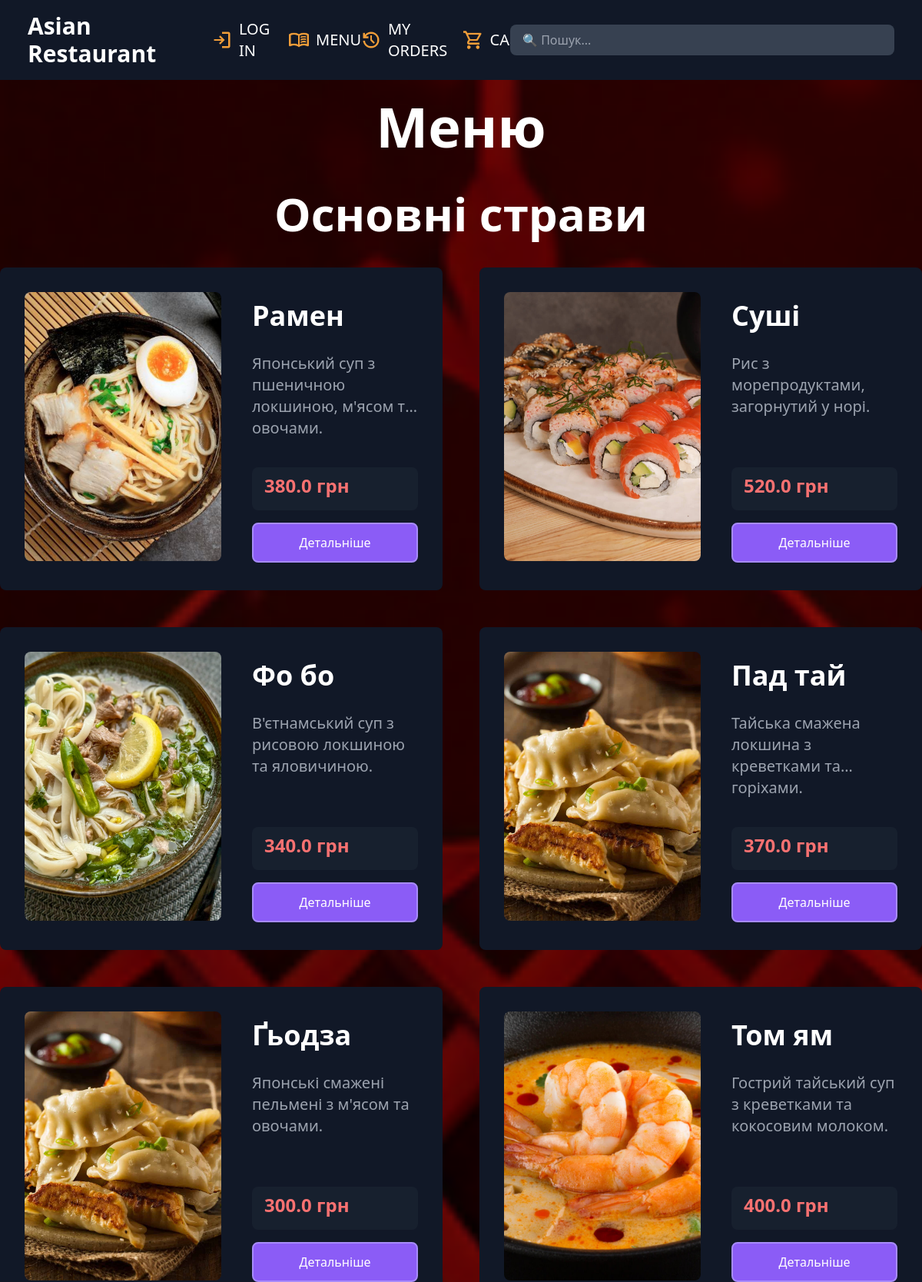
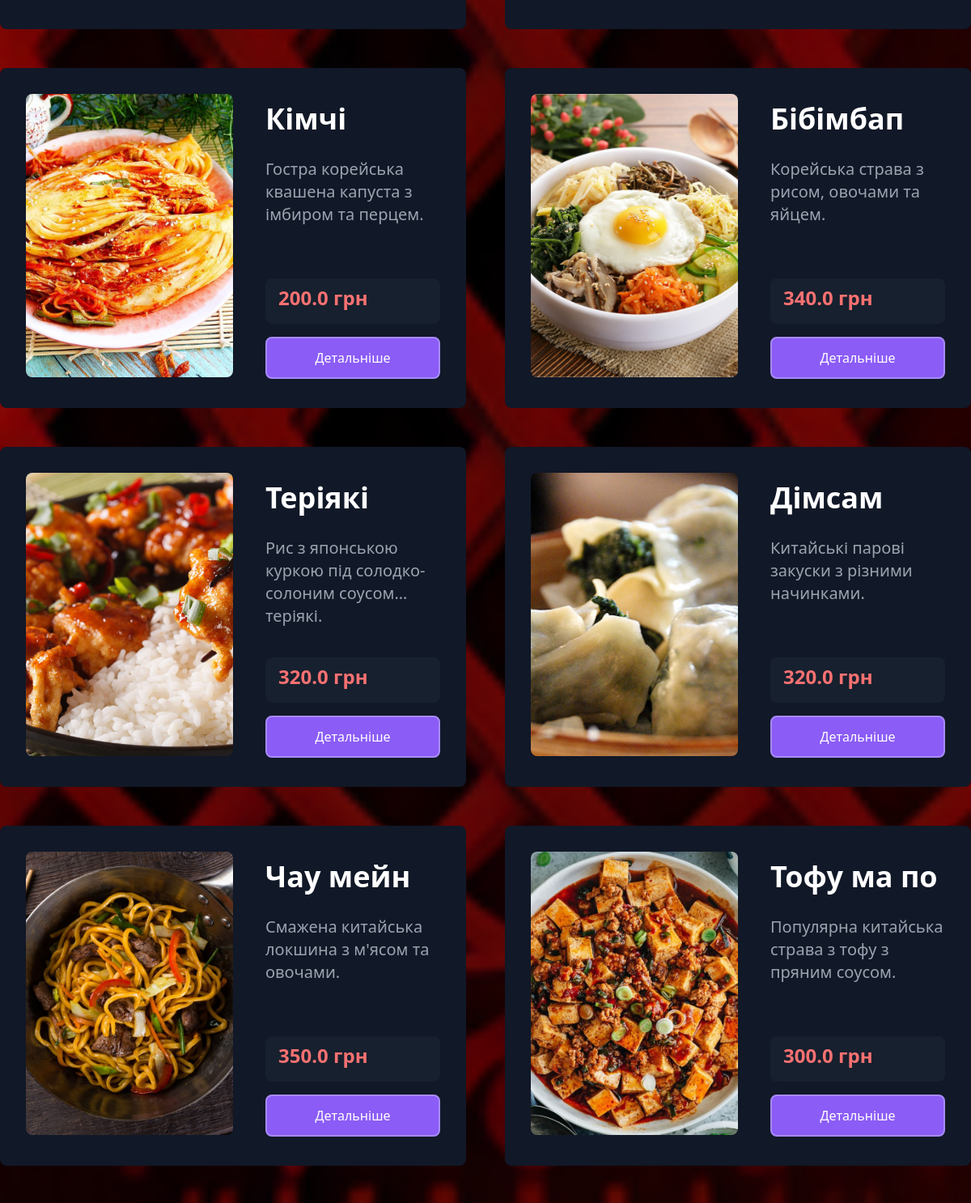
The app's page /menu/ (upper part) with its own data (2 pictures, top to bottom).
### tables this page shows
CREATE TABLE dishes (
    id INTEGER PRIMARY KEY,
    name TEXT NOT NULL,
    image TEXT NOT NULL,
    description TEXT NOT NULL,
    price REAL NOT NULL,
    ingredients TEXT NOT NULL
);

### app.py (the view)
@app.route("/menu/")
def menu():
    conn = get_db_connection()
    dishes = conn.execute('SELECT * FROM dishes').fetchall()
    drinks = conn.execute('SELECT * FROM drinks').fetchall()
    desserts = conn.execute('SELECT * FROM desserts').fetchall()
    conn.close()
    return render_template("menu.html", dishes=dishes, drinks=drinks, desserts=desserts)

### app.py (called while the page is built)
def get_db_connection():
    conn = sqlite3.connect('database.db')
    conn.row_factory = sqlite3.Row
    return conn

### templates/menu.html (shortened to what this page needs)
{% extends 'base.html' %}
{% block content %}
<div class="pb-80">
    <h1 class="text-7xl font-bold text-center mb-12 mt-12">Меню</h1>
        <h2 id="dish" class="text-6xl font-semibold text-center mb-10 mt-10">Основні страви</h2>
            <div class="max-w-7xl mx-auto grid grid-cols-1 lg:grid-cols-2 gap-12">
                {% for dish in dishes %}
                <div class="bg-gray-900 rounded-lg flex items-start p-8 hover:-translate-y-2 transition transform duration-300 h-[420px]">
                    <div class="w-1/2 h-[350px] flex-shrink-0">
                        <img src="{{ dish.image }}" class="w-full h-full object-cover rounded-lg">
                    </div>
                    <div class="ml-10 flex-1 flex flex-col h-full">
                        <h2 class="text-4xl mt-2 mb-2 font-semibold line-clamp-2" style="line-height: 1.3;">{{ dish.name }}</h2>
                        <p class="text-gray-400 mt-4 text-xl overflow-y-auto flex-grow line-clamp-3">{{ dish.description }}</p>
                        <div class="mt-4 inline-block px-4 py-2 bg-gray-800/50 rounded-lg">
                            <p class="text-2xl mb-2 font-bold text-red-400">{{ dish.price }} грн</p>
                        </div>
                        <div class="mt-auto w-full pt-4">
                            <a href="{{ url_for('dish_detail', dish_id=dish.id) }}"
                               class="block w-full mb-1 bg-violet-500 text-white px-6 py-3 rounded-lg transition duration-300 hover:opacity-80 text-center border-2 border-violet-400">
                               Детальніше
                            </a>
                        </div>
                    </div>
                </div>
                {% endfor %}
            </div>
    {% endblock %}

### templates/base.html (shortened to what this page needs)
<!DOCTYPE html>
<html lang="uk">
<head>
    <script src="https://cdn.tailwindcss.com"></script>
    <link rel="stylesheet" href="{{ url_for('static', filename='css/style.css') }}">
</head>
<body class="bg-gray-800 text-white flex flex-col min-h-screen">
    <header class="bg-gray-900 text-white py-4 px-9 flex justify-between items-center fixed top-0 left-0 right-0 z-50">
        <div class="flex items-center gap-10">
            <a href="{{ url_for('home') }}" class="text-3xl font-bold">Asian Restaurant</a>
            <nav>
                <ul class="flex gap-6 items-center">
                    <li>
                        {% if session.get('user_id') %}
                        <a href="{{ url_for('logout') }}" class="flex items-center gap-2 text-xl hover:text-yellow-400">
                            <img src="{{ url_for('static', filename='images/logout.png') }}" alt="logout" class="w-7 h-7">
                            LOG OUT
                        </a>
                        {% else %}
                        <a href="#" id="registerButton" class="flex items-center gap-2 text-xl hover:text-yellow-400">
                        </a>
                        {% endif %}
                    </li>
                    <li class="relative group">
                        <a href="/menu" class="flex items-center gap-2 text-xl hover:text-yellow-400">
                            <img src="{{ url_for('static', filename='images/menu.png') }}" alt="Menu" class="w-7 h-7">
                            MENU
                        </a>
                    </li>
                    <li>
                        <a href="#" id="ordersButton" class="flex items-center gap-2 text-xl hover:text-yellow-400">
                            <img src="{{ url_for('static', filename='images/my_orders.png') }}" alt="My Orders" class="w-7 h-7">
                            MY ORDERS
                        </a>
                    </li>
                    <li>
                        <a href="#" id="basketButton" class="flex items-center gap-2 text-xl hover:text-yellow-400">
                            <img src="{{ url_for('static', filename='images/cart.png') }}" alt="Cart" class="w-7 h-7">
                            CART
                        </a>
                    </li>
                </ul>
            </nav>
        </div>
        <div class="relative flex justify-center z-10">
            <div class="relative w-[500px]">
                <input type="text" id="searchInput" placeholder="🔍 Пошук..." class="w-full bg-gray-700 text-white px-4 py-2 rounded-lg focus:outline-none focus:ring-2 focus:ring-yellow-400"/>
            </div>
        </div>
    </header>
    <main class="pt-20 flex-grow">
        {% block content %}{% endblock %}
    </main>
</body>
</html>

### templates/base.html (style rules this page uses)
body { background-image: url('/static/images/background2.png'); background-attachment: fixed; background-size: cover; }

### records on screen
dishes: image (picture), name "Рамен", description "Японський суп з пшеничною локшиною, м'ясом та овочами.", price "380.0"
dishes: image (picture), name "Суші", description "Рис з морепродуктами, загорнутий у норі.", price "520.0"
dishes: image (picture), name "Фо бо", description "В'єтнамський суп з рисовою локшиною та яловичиною.", price "340.0"
dishes: image (picture), name "Пад тай", description "Тайська смажена локшина з креветками та горіхами.", price "370.0"
dishes: image (picture), name "Ґьодза", description "Японські смажені пельмені з м'ясом та овочами.", price "300.0"
dishes: image (picture), name "Том ям", description "Гострий тайський суп з креветками та кокосовим молоком.", price "400.0"
dishes: image (picture), name "Кімчі", description "Гостра корейська квашена капуста з імбиром та перцем.", price "200.0"
dishes: image (picture), name "Бібімбап", description "Корейська страва з рисом, овочами та яйцем.", price "340.0"
dishes: image (picture), name "Теріякі", description "Рис з японською куркою під солодко-солоним соусом теріякі.", price "320.0"
dishes: image (picture), name "Дімсам", description "Китайські парові закуски з різними начинками.", price "320.0"
dishes: image (picture), name "Чау мейн", description "Смажена китайська локшина з м'ясом та овочами.", price "350.0"
dishes: image (picture), name "Тофу ма по", description "Популярна китайська страва з тофу з пряним соусом.", price "300.0"
